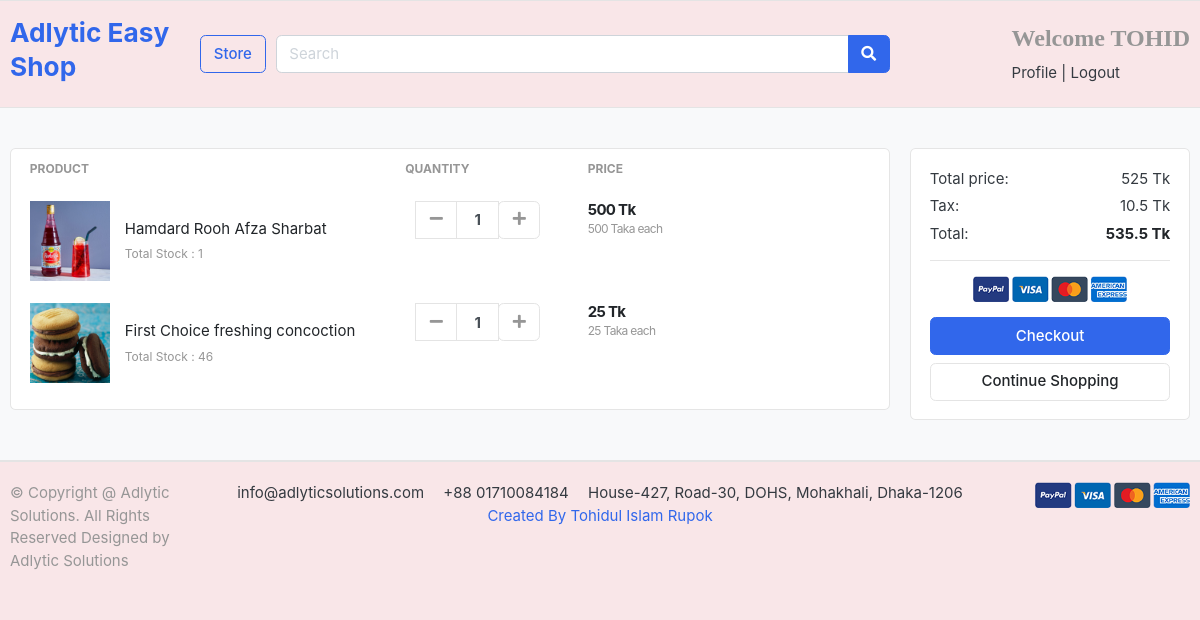
Before: /cart/ (signed in) with the older database file.
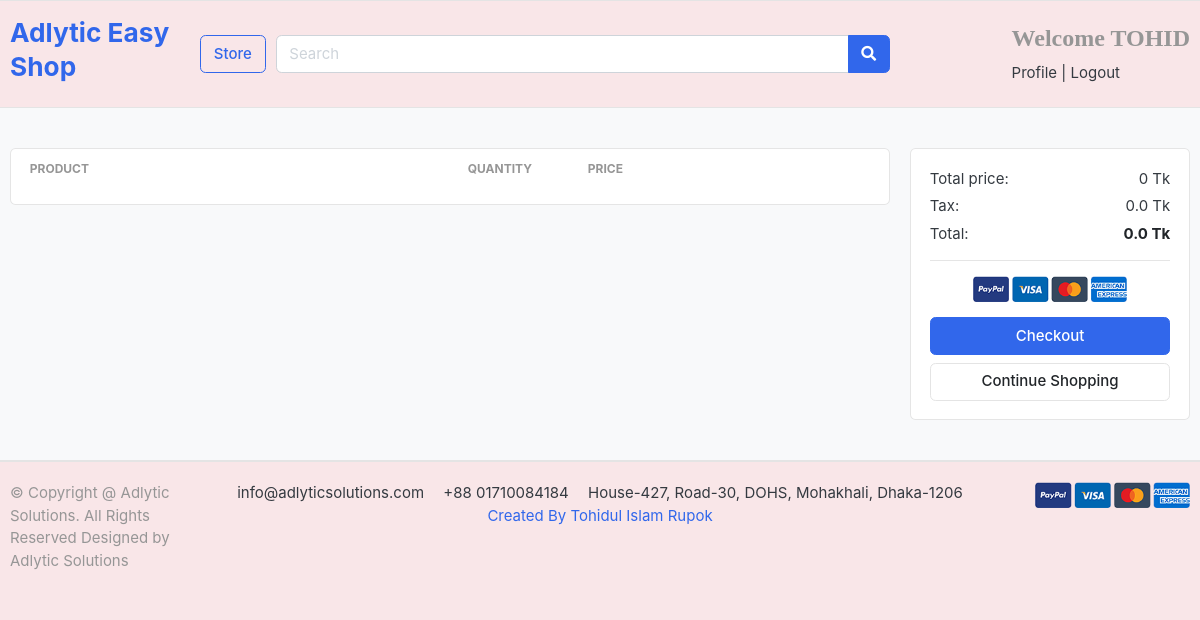
After: the same page with the newer database file.
### cart/models.py (models this page shows, shortened)
class CartItem(models.Model):
    user = models.ForeignKey(User, on_delete=models.CASCADE, null = True)
    product = models.ForeignKey(Product, on_delete=models.CASCADE)
    cart = models.ForeignKey(Cart, on_delete=models.CASCADE, null = True)
    quantity = models.IntegerField()
    is_active = models.BooleanField(default=True)
    def sub_total(self):
        return self.product.price * self.quantity

### store/models.py (models this page shows, shortened)
class Product(models.Model):
    Produc_name = models.CharField( max_length=100, unique = True )
    slug = models.SlugField(max_length=200, unique=True)
    description = models.TextField(max_length=500, unique = True)
    price = models.IntegerField()
    image = models.ImageField(upload_to='photos/products')
    stock = models.IntegerField(null = True)
    is_availble = models.BooleanField(default = True)

### cart/views.py (the view)
# urls.py: path('cart/', include('cart.urls')),
def cart(request, total=0, quantity=0, cart_items=None):
    try:
        tax = 0
        grand_total = 0
        if request.user.is_authenticated:
            cart_items = CartItem.objects.filter(user=request.user, is_active=True)
        else:
            cart = Cart.objects.get(cart_id=_cart_id(request))
            cart_items = CartItem.objects.filter(cart=cart, is_active=True)
        for cart_item in cart_items:
            total += (cart_item.product.price * cart_item.quantity)
            quantity += cart_item.quantity
        tax = (2 * total)/100
        grand_total = total + tax
    except ObjectDoesNotExist:
        pass #just ignore
    context = {
        'total': total,
        'quantity': quantity,
        'cart_items': cart_items,
        'tax'       : tax,
        'grand_total': grand_total,
    }
    return render(request, 'cart/cart.html', context)

### cart/templates/cart/cart.html (shortened to what this page needs)
{% extends 'base.html' %}
{% load static %}
{% block body%}
<section class="section-content padding-y bg">
      <div class="container">
        <div class="row">
          <aside class="col-lg-9">
            <div class="card">
              <table class="table table-borderless table-shopping-cart">
                <thead class="text-muted">
                  <tr class="small text-uppercase">
                    <th scope="col">Product</th>
                    <th scope="col" width="120">Quantity</th>
                    <th scope="col" width="120">Price</th>
                    <th scope="col" class="text-right" width="200"></th>
                  </tr>
                </thead>
                <tbody>
                  {% for item in cart_items %}
<tr>
                    <td>
                      <figure class="itemside align-items-center">
                        <div class="aside">
                          <img src="{{item.product.image.url}}" class="img-sm" />
                        </div>
                        <figcaption class="info">
                          <a href="#" class="title text-dark"
                            >{{item.product.Produc_name}}</a
                          >
                          <p class="text-muted small">
                            Total Stock : {{item.product.stock}}
                          </p>
                        </figcaption>
                      </figure>
                    </td>
                    <td>
                      <div class="col">
                        <div class="input-group input-spinner">
                          <div class="input-group-prepend">
                                <button
                              class="btn btn-light"
                              type="submit"
                              id="button-minus"
                            >
                              <i class="fa fa-minus"></i>
                            </button>
                          </div>
                          <input type="text" class="form-control" value={{item.quantity}} />
                          <div class="input-group-append">
                            <form action="{% url 'add_cart' item.product.id %}" method="POST">
                            <button
                              class="btn btn-light"
                              type="submit"
                              id="button-plus"
                            >
                              <i class="fa fa-plus"></i>
                            </button>
                            </form>
                          </div>
                        </div>
                      </div>
                    </td>
                    <td>
                      <div class="price-wrap">
                        <var class="price"> {{item.sub_total}} Tk</var>
                        <small class="text-muted">{{item.product.price}} Taka each </small>
                      </div>
                    </td>
                    <td class="text-right">
                    </td>
                  </tr>
                  {% endfor %}
                </tbody>
              </table>
            </div>
          </aside>
          <aside class="col-lg-3">
            <div class="card">
              <div class="card-body">
                <dl class="dlist-align">
                  <dt>Total price:</dt>
                  <dd class="text-right">{{total}} Tk</dd>
                </dl>
                <dl class="dlist-align">
                  <dt>Tax:</dt>
                  <dd class="text-right">{{tax}} Tk</dd>
                </dl>
                <dl class="dlist-align">
                  <dt>Total:</dt>
                  <dd class="text-right text-dark b">
                    <strong>{{grand_total}} Tk</strong>
                  </dd>
                </dl>
                <hr />
                <p class="text-center mb-3">
                  <img src="{% static 'images/misc/payments.png'%}" height="26" />
                </p>
                <a href="{% url 'place_order' %}" class="btn btn-primary btn-block">
                  Checkout
                </a>
                <a href="{% url 'store' %}" class="btn btn-light btn-block"
                  >Continue Shopping</a
                >
              </div>
            </div>
          </aside>
        </div>
      </div>
    </section>
{% endblock%}

### templates/base.html (shortened to what this page needs)
<!DOCTYPE html>
{% load static %}
<html lang="en">
<head>
  <link href="{% static 'css/bootstrap.css' %}" rel="stylesheet" type="text/css" />
  <link href="{% static 'fonts/fontawesome/css/all.min.css' %}" type="text/css" rel="stylesheet" />
  <link href="{% static 'css/ui.css' %}" rel="stylesheet" type="text/css" />
  <link href="{% static 'css/responsive.css'%}" rel="stylesheet" media="only screen and (max-width: 1200px)" />
</head>
<body>
<header class="section-header">
  <section class="header-main border-bottom">
    <div class="container">
      <div class="row align-items-center">
        <div class="col-lg-2 col-md-3 col-6">
          <a href="{% url 'home' %}" class="brand-wrap">
            <h3>Adlytic Easy Shop</h3>
          </a>
        </div>
        <a href="{% url 'store' %}" class="btn btn-outline-primary">Store</a>
        <div class="col-lg col-md-6 col-sm-12 col">
          <form action="#" class="search">
            <div class="input-group w-100">
              <input
                type="text"
                class="form-control"
                style="width: 60%"
                placeholder="Search"
              />
              <div class="input-group-append">
                <button class="btn btn-primary" type="submit">
                  <i class="fa fa-search"></i>
                </button>
              </div>
            </div>
          </form>
        </div>
        <div class="col-lg-3 col-sm-6 col-8 order-2 order-lg-3">
          <div class="d-flex justify-content-end mb-5 mb-lg-0">
            <div class="widget-header">
              {%if request.user.is_authenticated %}
              <h3 class="title text-muted" style="font-family: 'Georgia', serif; color: #4CAF50; font-size: 24px; font-weight: bold;">Welcome {{request.user.first_name}}</h3>
              <div>
                <a href="{% url 'profile' %}">Profile</a>
                <span class="dark-transp"> | </span>
                <a href="{% url 'logout' %}"> Logout </a>
              </div>
              {% endif %}
            </div>
          </div>
        </div>
      </div>
    </div>
  </section>
</header>
{% block body %}
{% endblock %}
<footer class="section-footer border-top">
  <div class="container">
    <section class="footer-bottom border-top row">
      <div class="col-md-2">
        <p class="text-muted"> © Copyright @ Adlytic Solutions. All Rights Reserved
          Designed by Adlytic Solutions </p>
      </div>
      <div class="col-md-8 text-md-center">
        <span  class="px-2">info@adlyticsolutions.com</span>
        <span  class="px-2">+88 01710084184</span>
        <span  class="px-2">House-427, Road-30, DOHS, Mohakhali, Dhaka-1206</span>
        <a href="https://www.linkedin.com/in/tohidrupok/"> Created By Tohidul Islam Rupok</a>
      </div>
      <div class="col-md-2 text-md-right text-muted">
        <img src="{% static 'images/misc/payments.png'%}" height="26">
      </div>
    </section>
  </div>
</footer>
</body>
</html>

### static/css/ui.css (style rules this page uses)
html { font-family: "Inter", sans-serif; font-size: 15px; }
.padding-y { padding-top: 40px; padding-bottom: 40px; }
.bg { background-color: #f8f9fa; }
.b { font-weight: 600; }
p:last-child { margin-bottom: 0; }
.header-main { position: relative; padding-top: 1rem; padding-bottom: 1rem; }
.widget-header { display: inline-block; vertical-align: middle; position: relative; }
.widget-header a { color: #343a40; }
.widget-header .title { display: block; }
.footer-bottom { padding-top: 20px; padding-bottom: 20px; }
.btn-light { background-color: #fff; border-color: #e4e4e4; }
[class*=dlist-] { margin-bottom: 5px; }
[class*=dlist-] dd { margin-bottom: 0; }
.dlist-align { display: flex; }
.dlist-align dt { width: 150px; word-wrap: break-word; font-weight: normal; }
.dlist-align dd { flex-grow: 1; }
.table-shopping-cart.table td, .table-shopping-cart.table th { padding-left: 1.25rem; padding-right: 1.25rem; }

### templates/base.html (style rules this page uses)
body { background-color: #F9E6E8 ; }

Changed rows visible on the page:
removed CartItem: product.image (picture), product.Produc_name "Hamdard Rooh Afza Sharbat", product.stock "1", quantity "1", sub_total "500", product.price "500"
removed CartItem: product.image (picture), product.Produc_name "First Choice freshing concoction", product.stock "46", quantity "1", sub_total "25", product.price "25"
Other visible differences:
{{ total }}: "525" → "0"
{{ tax }}: "10.5" → "0.0"
{{ grand_total }}: "535.5" → "0.0"
